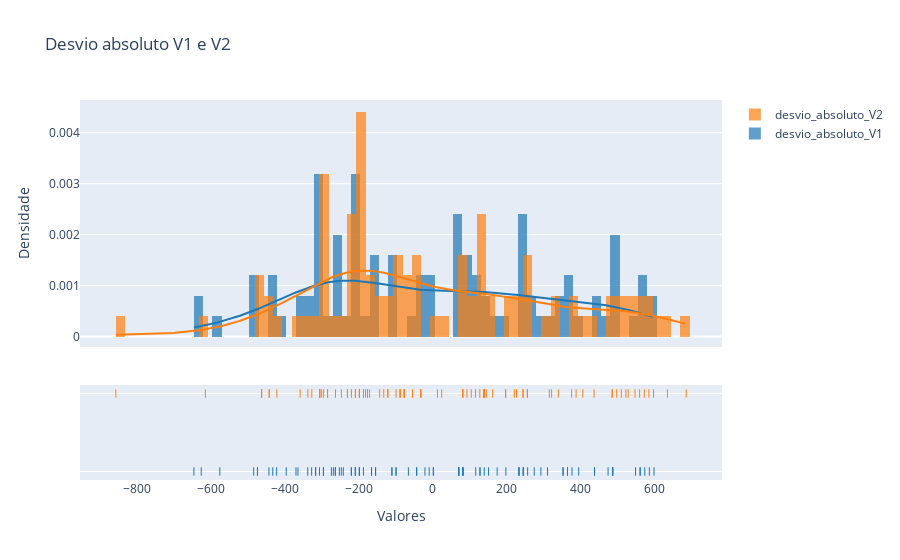

Write notebook code for a chart like this one.
### Markdown cell above
O gráfico acima apresenta a distribuição do Volume das 100 esferas condicionadas a medição. Os parâmetros usados para arbitrar esses valores foram: Densidade e os Valores calculados para encontrar o volume.
**Incluir print dos cálculos feitos pelo Frigo e o Felipe. **

### Code cell
df_subset = df[['desvio_absoluto_V1', 'desvio_absoluto_V2']]

fig = ff.create_distplot([df_subset[c] for c in df_subset.columns], df_subset.columns, bin_size=25)

fig.update_layout(title='Desvio absoluto V1 e V2',
                  xaxis_title='Valores',
                  yaxis_title='Densidade')

fig.show()

### Figure 1 — Plotly figure (JSON) as saved in the notebook; plotly's stock layout.template omitted (floating-point values rounded to 4 significant figures; data arrays with more than 128 entries replaced by an {"elided": "..."} marker saying what was removed)
{"data": [{"histnorm": "probability density", "legendgroup": "desvio_absoluto_V1", "marker": {"color": "rgb(31, 119, 180)"}, "name": "desvio_absoluto_V1", "opacity": 0.7, "type": "histogram", "x": [-263.4, -247.2, 309.8, 244.4, -209.3, -154.7, -209.3, 69.75, 127.4, 363.8, -422.1, -198.5, 81.22, -484.1, -338.1, -110.6, -220.2, 375.9, 351.8, -316.9, -295.5, -396.0, -268.8, 127.4, -473.8, -364.5, 69.75, -316.9, -43.67, -575.6, 363.8, -432.5, -327.5, -209.3, -442.8, 232.6, -645.5, -274.1, 232.6, 256.2, 173.9, 436.7, 572.6, -252.6, 597.6, 560.1, 351.8, 1.413, 560.1, 585.1, 436.7, -369.8, -316.9, -110.6, 138.9, 115.8, -9.892, 274.0, 394.1, 244.4, 485.8, -43.67, -99.48, 485.8, 485.8, 69.75, 69.75, 244.4, 547.7, -198.5, -295.5, -66.06, -165.7, -21.17, -263.4, -241.8, -220.2, -295.5, 197.3, 232.6, 485.8, 473.5, 1.413, 291.9, 150.6, -198.5, 485.8, -473.8, 81.22, -306.2, -625.7, 81.22, -316.9, -154.7, -99.48, 69.75, -165.7, 69.75, -187.6, 81.22], "xaxis": "x", "xbins": {"end": 597.6, "size": 25, "start": -645.5}, "yaxis": "y"}, {"histnorm": "probability density", "legendgroup": "desvio_absoluto_V2", "marker": {"color": "rgb(255, 127, 14)"}, "name": "desvio_absoluto_V2", "opacity": 0.7, "type": "histogram", "x": [-198.2, -181.9, 320.9, 255.5, -187.4, -171.0, -198.2, 80.84, 138.4, 374.9, -462.7, -198.2, 92.32, -442.1, -209.1, -121.6, -295.1, 387.0, -230.7, -305.8, -327.0, -305.8, -305.8, 144.2, -462.7, -198.2, -88.38, -246.9, -88.38, -856.5, 314.9, -358.7, -337.6, -284.4, -442.1, 126.9, -614.6, -32.57, 196.7, 243.7, 161.7, 571.2, 596.2, -284.4, 521.5, 583.7, 338.8, -54.97, 546.3, 558.7, 633.8, -421.4, -263.0, -121.6, 115.3, 103.8, -77.27, 226.0, 405.2, 138.4, 527.7, 80.84, -32.57, -32.57, 435.6, 496.9, -198.2, 255.5, 509.2, -132.6, -230.7, -77.27, 12.51, 80.84, -219.9, -209.1, -143.6, -198.2, 243.7, 196.7, 484.5, 684.4, -99.47, -187.4, 220.1, -209.1, 484.5, -305.8, -88.38, -300.4, -462.7, -77.27, -198.2, -198.2, 138.4, 138.4, -176.5, 138.4, -176.5, 23.84], "xaxis": "x", "xbins": {"end": 684.4, "size": 25, "start": -856.5}, "yaxis": "y"}, {"legendgroup": "desvio_absoluto_V1", "marker": {"color": "rgb(31, 119, 180)"}, "mode": "lines", "name": "desvio_absoluto_V1", "showlegend": false, "type": "scatter", "x": {"elided": "500 float values"}, "xaxis": "x", "y": {"elided": "500 float values"}, "yaxis": "y"}, {"legendgroup": "desvio_absoluto_V2", "marker": {"color": "rgb(255, 127, 14)"}, "mode": "lines", "name": "desvio_absoluto_V2", "showlegend": false, "type": "scatter", "x": {"elided": "500 float values"}, "xaxis": "x", "y": {"elided": "500 float values"}, "yaxis": "y"}, {"legendgroup": "desvio_absoluto_V1", "marker": {"color": "rgb(31, 119, 180)", "symbol": "line-ns-open"}, "mode": "markers", "name": "desvio_absoluto_V1", "showlegend": false, "type": "scatter", "x": [-263.4, -247.2, 309.8, 244.4, -209.3, -154.7, -209.3, 69.75, 127.4, 363.8, -422.1, -198.5, 81.22, -484.1, -338.1, -110.6, -220.2, 375.9, 351.8, -316.9, -295.5, -396.0, -268.8, 127.4, -473.8, -364.5, 69.75, -316.9, -43.67, -575.6, 363.8, -432.5, -327.5, -209.3, -442.8, 232.6, -645.5, -274.1, 232.6, 256.2, 173.9, 436.7, 572.6, -252.6, 597.6, 560.1, 351.8, 1.413, 560.1, 585.1, 436.7, -369.8, -316.9, -110.6, 138.9, 115.8, -9.892, 274.0, 394.1, 244.4, 485.8, -43.67, -99.48, 485.8, 485.8, 69.75, 69.75, 244.4, 547.7, -198.5, -295.5, -66.06, -165.7, -21.17, -263.4, -241.8, -220.2, -295.5, 197.3, 232.6, 485.8, 473.5, 1.413, 291.9, 150.6, -198.5, 485.8, -473.8, 81.22, -306.2, -625.7, 81.22, -316.9, -154.7, -99.48, 69.75, -165.7, 69.75, -187.6, 81.22], "xaxis": "x", "y": ["desvio_absoluto_V1", "desvio_absoluto_V1", "desvio_absoluto_V1", "desvio_absoluto_V1", "desvio_absoluto_V1", "desvio_absoluto_V1", "desvio_absoluto_V1", "desvio_absoluto_V1", "desvio_absoluto_V1", "desvio_absoluto_V1", "desvio_absoluto_V1", "desvio_absoluto_V1", "desvio_absoluto_V1", "desvio_absoluto_V1", "desvio_absoluto_V1", "desvio_absoluto_V1", "desvio_absoluto_V1", "desvio_absoluto_V1", "desvio_absoluto_V1", "desvio_absoluto_V1", "desvio_absoluto_V1", "desvio_absoluto_V1", "desvio_absoluto_V1", "desvio_absoluto_V1", "desvio_absoluto_V1", "desvio_absoluto_V1", "desvio_absoluto_V1", "desvio_absoluto_V1", "desvio_absoluto_V1", "desvio_absoluto_V1", "desvio_absoluto_V1", "desvio_absoluto_V1", "desvio_absoluto_V1", "desvio_absoluto_V1", "desvio_absoluto_V1", "desvio_absoluto_V1", "desvio_absoluto_V1", "desvio_absoluto_V1", "desvio_absoluto_V1", "desvio_absoluto_V1", "desvio_absoluto_V1", "desvio_absoluto_V1", "desvio_absoluto_V1", "desvio_absoluto_V1", "desvio_absoluto_V1", "desvio_absoluto_V1", "desvio_absoluto_V1", "desvio_absoluto_V1", "desvio_absoluto_V1", "desvio_absoluto_V1", "desvio_absoluto_V1", "desvio_absoluto_V1", "desvio_absoluto_V1", "desvio_absoluto_V1", "desvio_absoluto_V1", "desvio_absoluto_V1", "desvio_absoluto_V1", "desvio_absoluto_V1", "desvio_absoluto_V1", "desvio_absoluto_V1", "desvio_absoluto_V1", "desvio_absoluto_V1", "desvio_absoluto_V1", "desvio_absoluto_V1", "desvio_absoluto_V1", "desvio_absoluto_V1", "desvio_absoluto_V1", "desvio_absoluto_V1", "desvio_absoluto_V1", "desvio_absoluto_V1", "desvio_absoluto_V1", "desvio_absoluto_V1", "desvio_absoluto_V1", "desvio_absoluto_V1", "desvio_absoluto_V1", "desvio_absoluto_V1", "desvio_absoluto_V1", "desvio_absoluto_V1", "desvio_absoluto_V1", "desvio_absoluto_V1", "desvio_absoluto_V1", "desvio_absoluto_V1", "desvio_absoluto_V1", "desvio_absoluto_V1", "desvio_absoluto_V1", "desvio_absoluto_V1", "desvio_absoluto_V1", "desvio_absoluto_V1", "desvio_absoluto_V1", "desvio_absoluto_V1", "desvio_absoluto_V1", "desvio_absoluto_V1", "desvio_absoluto_V1", "desvio_absoluto_V1", "desvio_absoluto_V1", "desvio_absoluto_V1", "desvio_absoluto_V1", "desvio_absoluto_V1", "desvio_absoluto_V1", "desvio_absoluto_V1"], "yaxis": "y2"}, {"legendgroup": "desvio_absoluto_V2", "marker": {"color": "rgb(255, 127, 14)", "symbol": "line-ns-open"}, "mode": "markers", "name": "desvio_absoluto_V2", "showlegend": false, "type": "scatter", "x": [-198.2, -181.9, 320.9, 255.5, -187.4, -171.0, -198.2, 80.84, 138.4, 374.9, -462.7, -198.2, 92.32, -442.1, -209.1, -121.6, -295.1, 387.0, -230.7, -305.8, -327.0, -305.8, -305.8, 144.2, -462.7, -198.2, -88.38, -246.9, -88.38, -856.5, 314.9, -358.7, -337.6, -284.4, -442.1, 126.9, -614.6, -32.57, 196.7, 243.7, 161.7, 571.2, 596.2, -284.4, 521.5, 583.7, 338.8, -54.97, 546.3, 558.7, 633.8, -421.4, -263.0, -121.6, 115.3, 103.8, -77.27, 226.0, 405.2, 138.4, 527.7, 80.84, -32.57, -32.57, 435.6, 496.9, -198.2, 255.5, 509.2, -132.6, -230.7, -77.27, 12.51, 80.84, -219.9, -209.1, -143.6, -198.2, 243.7, 196.7, 484.5, 684.4, -99.47, -187.4, 220.1, -209.1, 484.5, -305.8, -88.38, -300.4, -462.7, -77.27, -198.2, -198.2, 138.4, 138.4, -176.5, 138.4, -176.5, 23.84], "xaxis": "x", "y": ["desvio_absoluto_V2", "desvio_absoluto_V2", "desvio_absoluto_V2", "desvio_absoluto_V2", "desvio_absoluto_V2", "desvio_absoluto_V2", "desvio_absoluto_V2", "desvio_absoluto_V2", "desvio_absoluto_V2", "desvio_absoluto_V2", "desvio_absoluto_V2", "desvio_absoluto_V2", "desvio_absoluto_V2", "desvio_absoluto_V2", "desvio_absoluto_V2", "desvio_absoluto_V2", "desvio_absoluto_V2", "desvio_absoluto_V2", "desvio_absoluto_V2", "desvio_absoluto_V2", "desvio_absoluto_V2", "desvio_absoluto_V2", "desvio_absoluto_V2", "desvio_absoluto_V2", "desvio_absoluto_V2", "desvio_absoluto_V2", "desvio_absoluto_V2", "desvio_absoluto_V2", "desvio_absoluto_V2", "desvio_absoluto_V2", "desvio_absoluto_V2", "desvio_absoluto_V2", "desvio_absoluto_V2", "desvio_absoluto_V2", "desvio_absoluto_V2", "desvio_absoluto_V2", "desvio_absoluto_V2", "desvio_absoluto_V2", "desvio_absoluto_V2", "desvio_absoluto_V2", "desvio_absoluto_V2", "desvio_absoluto_V2", "desvio_absoluto_V2", "desvio_absoluto_V2", "desvio_absoluto_V2", "desvio_absoluto_V2", "desvio_absoluto_V2", "desvio_absoluto_V2", "desvio_absoluto_V2", "desvio_absoluto_V2", "desvio_absoluto_V2", "desvio_absoluto_V2", "desvio_absoluto_V2", "desvio_absoluto_V2", "desvio_absoluto_V2", "desvio_absoluto_V2", "desvio_absoluto_V2", "desvio_absoluto_V2", "desvio_absoluto_V2", "desvio_absoluto_V2", "desvio_absoluto_V2", "desvio_absoluto_V2", "desvio_absoluto_V2", "desvio_absoluto_V2", "desvio_absoluto_V2", "desvio_absoluto_V2", "desvio_absoluto_V2", "desvio_absoluto_V2", "desvio_absoluto_V2", "desvio_absoluto_V2", "desvio_absoluto_V2", "desvio_absoluto_V2", "desvio_absoluto_V2", "desvio_absoluto_V2", "desvio_absoluto_V2", "desvio_absoluto_V2", "desvio_absoluto_V2", "desvio_absoluto_V2", "desvio_absoluto_V2", "desvio_absoluto_V2", "desvio_absoluto_V2", "desvio_absoluto_V2", "desvio_absoluto_V2", "desvio_absoluto_V2", "desvio_absoluto_V2", "desvio_absoluto_V2", "desvio_absoluto_V2", "desvio_absoluto_V2", "desvio_absoluto_V2", "desvio_absoluto_V2", "desvio_absoluto_V2", "desvio_absoluto_V2", "desvio_absoluto_V2", "desvio_absoluto_V2", "desvio_absoluto_V2", "desvio_absoluto_V2", "desvio_absoluto_V2", "desvio_absoluto_V2", "desvio_absoluto_V2", "desvio_absoluto_V2"], "yaxis": "y2"}], "layout": {"autosize": true, "barmode": "overlay", "hovermode": "closest", "legend": {"traceorder": "reversed"}, "title": {"text": "Desvio absoluto V1 e V2"}, "xaxis": {"anchor": "y2", "autorange": true, "domain": [0, 1], "range": [-950.8, 778.7], "title": {"text": "Valores"}, "type": "linear", "zeroline": false}, "yaxis": {"anchor": "free", "autorange": true, "domain": [0.35, 1], "position": 0, "range": [-0.0002046, 0.004642], "title": {"text": "Densidade"}, "type": "linear"}, "yaxis2": {"anchor": "x", "autorange": true, "domain": [0, 0.25], "dtick": 1, "range": [-0.1818, 1.182], "showticklabels": false, "type": "category"}}}
